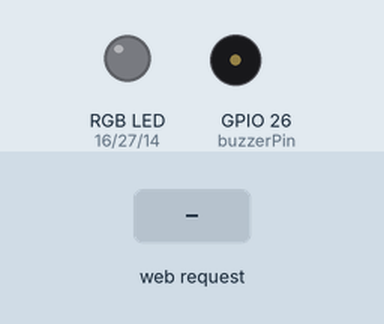
This sketch was run on a simulated ESP32. On the bench: an RGB LED mixed from three pins (HIGH = lit), buzzer (waves = sounding, pin HIGH). The inputs (shaded band) are chosen by the test bench. WiFi joins after 1.5 s; servers stay silent unless stated; what the sketch prints to the serial monitor is not drawn.

Above: at 2.7 s.
2.8 s: HTTP request GET /light-on received
At 3.6 s:
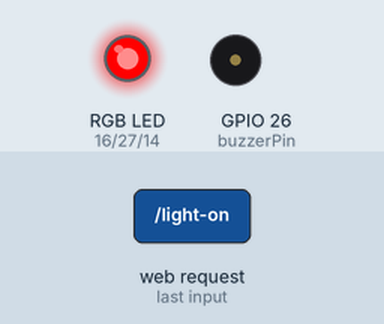
4.3 s: HTTP request GET /buzzer-on received
At 4.8 s:
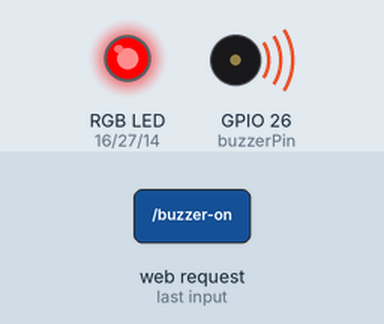
5.8 s: HTTP request GET /light-off received
At 7.0 s:
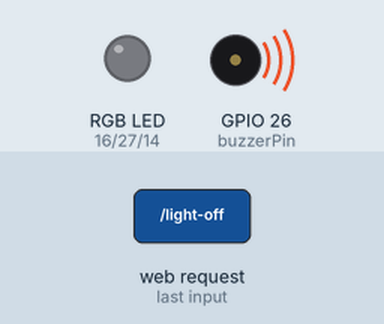
7.3 s: HTTP request GET /buzzer-off received
At 8.3 s:
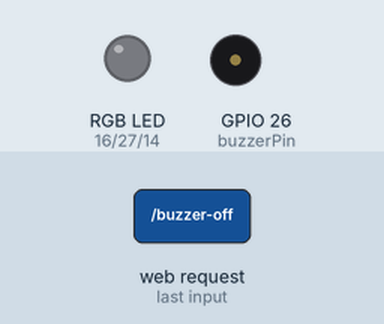
Timing chart, 0 to 9.8 s (numbered marks = the images above; inputs shaded):
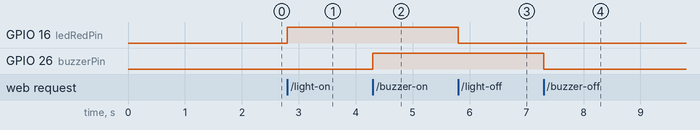

The sketch:

control_node.ino
```cpp
#include <WiFi.h>
#include <WebServer.h>

const char* ssid = "MAX";
const char* password = "Password";

// GPIO pins for the RGB LED and Buzzer
const int ledRedPin = 16;
const int ledGreenPin = 27;
const int ledBluePin = 14;
const int buzzerPin = 26;

WebServer server(80);

void setup() {
  Serial.begin(115200);

  // Initialize GPIO pins
  pinMode(ledRedPin, OUTPUT);
  pinMode(ledGreenPin, OUTPUT);
  pinMode(ledBluePin, OUTPUT);
  pinMode(buzzerPin, OUTPUT);

  // Connect to Wi-Fi
  WiFi.begin(ssid, password);
  while (WiFi.status() != WL_CONNECTED) {
    delay(500);
    Serial.println("Connecting to WiFi...");
  }
  Serial.println("Connected to WiFi");

  // Define server routes
  server.on("/light-on", HTTP_GET, []() {
    digitalWrite(ledRedPin, HIGH);
    digitalWrite(ledGreenPin, LOW);
    digitalWrite(ledBluePin, LOW);
    server.send(200, "text/plain", "LED light turned on");
  });

  server.on("/light-off", HTTP_GET, []() {
    digitalWrite(ledRedPin, LOW);
    digitalWrite(ledGreenPin, LOW);
    digitalWrite(ledBluePin, LOW);
    server.send(200, "text/plain", "LED light turned off");
  });

  server.on("/buzzer-on", HTTP_GET, []() {
    digitalWrite(buzzerPin, HIGH);
    server.send(200, "text/plain", "Buzzer turned on");
  });

  server.on("/buzzer-off", HTTP_GET, []() {
    digitalWrite(buzzerPin, LOW);
    server.send(200, "text/plain", "Buzzer turned off");
  });

  server.begin();
}

void loop() {
  server.handleClient();
}
```

Measured:
- after the input at 2.8 s, GPIO 16 (ledRedPin): LOW → HIGH at once
- after the input at 4.3 s, GPIO 26 (buzzerPin): LOW → HIGH at once
- after the input at 5.8 s, GPIO 16 (ledRedPin): HIGH → LOW at once
- after the input at 7.3 s, GPIO 26 (buzzerPin): HIGH → LOW at once
